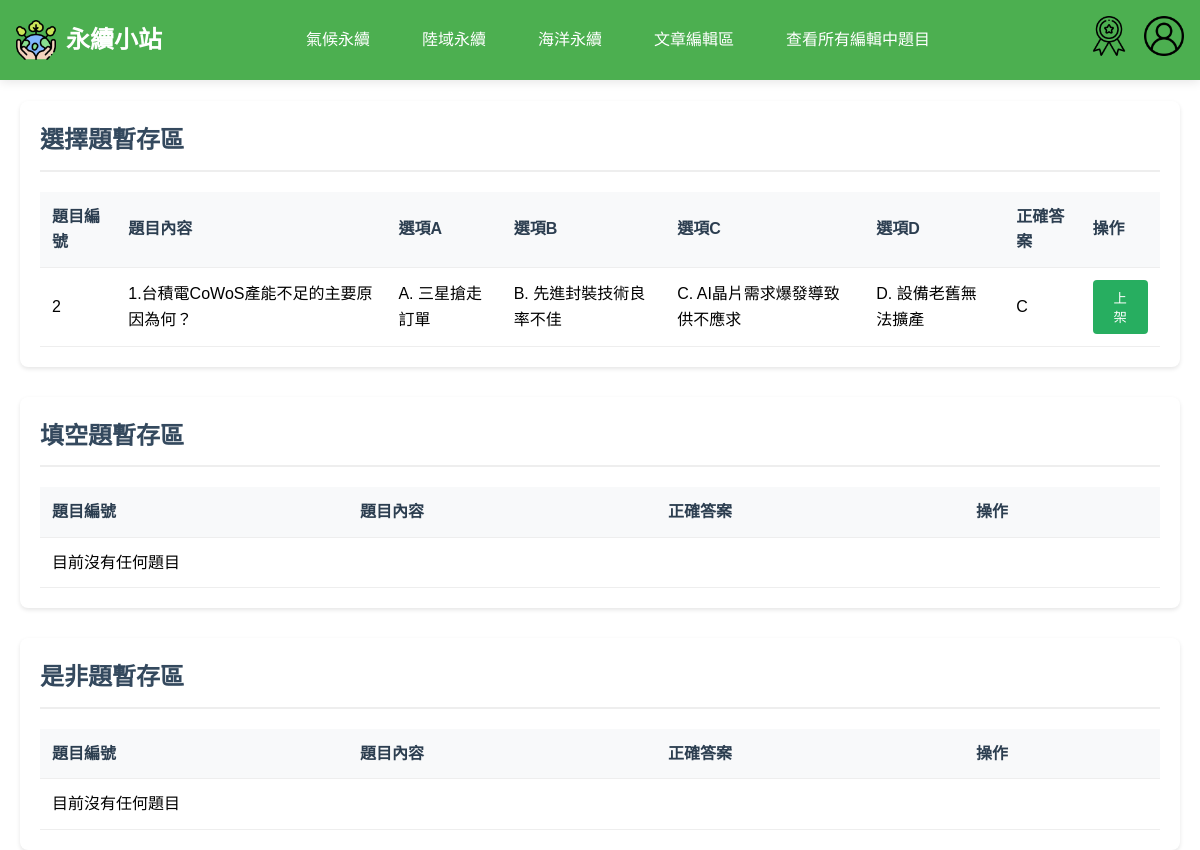
The page /php/admin.php (signed in) on the database its author committed.
### tables this page shows
CREATE TABLE `choicequizstagingarea` (
  `QuestionID` int(11) NOT NULL,
  `UserID` int(11) NOT NULL COMMENT 'FK to User',
  `ArticleID` int(11) DEFAULT NULL COMMENT 'FK to Article',
  `QuestionText` text NOT NULL COMMENT '問題文字',
  `OptionA` varchar(100) NOT NULL COMMENT '選項A',
  `OptionB` varchar(100) NOT NULL COMMENT '選項B',
  `OptionC` varchar(100) NOT NULL COMMENT '選項C',
  `OptionD` varchar(100) NOT NULL COMMENT '選項D',
  `CorrectAnswer` char(1) NOT NULL COMMENT '正確答案 (A/B/C/D)'
);

### php/admin.php (the view, shortened to what this page needs)
<!DOCTYPE html>
<html lang="zh-TW">
<head>
    <link rel="stylesheet" href="../css/index.css">
    <link rel="stylesheet" href="../css/nav.css">
    <link rel="stylesheet" href="../css/admin.css">
</head>
<body>
    <header>
        <?php include "nav.php"; ?>
    </header>
    <div class="admin-container">
        <h1>題目管理系統</h1>
        <section class="quiz-section">
            <h2>選擇題暫存區</h2>
            <table class="quiz-table">
                <thead>
                    <tr>
                        <th>題目編號</th>
                        <th>題目內容</th>
                        <th>選項A</th>
                        <th>選項B</th>
                        <th>選項C</th>
                        <th>選項D</th>
                        <th>正確答案</th>
                        <th>操作</th>
                    </tr>
                </thead>
                <tbody>
                    <?php
                    include 'db_connect.php';
                    if ($conn) {
                        $sql = "SELECT * FROM choicequizstagingarea";
                        $result = $conn->query($sql);
                        if ($result && $result->num_rows > 0) {
                            while ($row = $result->fetch_assoc()) {
                                echo "<tr>";
                                echo "<td>" . htmlspecialchars($row['QuestionID']) . "</td>";
                                echo "<td>" . htmlspecialchars($row['QuestionText']) . "</td>";
                                echo "<td>" . htmlspecialchars($row['OptionA']) . "</td>";
                                echo "<td>" . htmlspecialchars($row['OptionB']) . "</td>";
                                echo "<td>" . htmlspecialchars($row['OptionC']) . "</td>";
                                echo "<td>" . htmlspecialchars($row['OptionD']) . "</td>";
                                echo "<td>" . htmlspecialchars($row['CorrectAnswer']) . "</td>";
                                echo "<td><button class='publish-btn' onclick=\"publishQuestion('choice', " . $row['QuestionID'] . ")\">上架</button></td>";
                                echo "</tr>";
                            }
                        } else {
                            echo "<tr><td colspan='8'>目前沒有任何題目</td></tr>";
                        }
                    } else {
                        echo "<tr><td colspan='8'>資料庫連線失敗</td></tr>";
                    }
                    ?>
                </tbody>
            </table>
        </section>
        <section class="quiz-section">
            <h2>填空題暫存區</h2>
            <table class="quiz-table">
                <thead>
                    <tr>
                        <th>題目編號</th>
                        <th>題目內容</th>
                        <th>正確答案</th>
                        <th>操作</th>
                    </tr>
                </thead>
                <tbody>
                    <?php
                    if ($conn) {
                        $sql = "SELECT * FROM fillquizstagingarea";
                        $result = $conn->query($sql);
                        if ($result && $result->num_rows > 0) {
                            while ($row = $result->fetch_assoc()) {
                                echo "<tr>";
                                echo "<td>" . htmlspecialchars($row['QuestionID']) . "</td>";
                                echo "<td>" . htmlspecialchars($row['QuestionText']) . "</td>";
                                echo "<td>" . htmlspecialchars($row['CorrectAnswer']) . "</td>";
                                echo "<td><button class='publish-btn' onclick=\"publishQuestion('fill', " . $row['QuestionID'] . ")\">上架</button></td>";
                                echo "</tr>";
                            }
                        } else {
                            echo "<tr><td colspan='4'>目前沒有任何題目</td></tr>";
                        }
                    }
                    ?>
                </tbody>
            </table>
        </section>
        <section class="quiz-section">
            <h2>是非題暫存區</h2>
            <table class="quiz-table">
                <thead>
                    <tr>
                        <th>題目編號</th>
                        <th>題目內容</th>
                        <th>正確答案</th>
                        <th>操作</th>
                    </tr>
                </thead>
                <tbody>
                    <?php
                    if ($conn) {
                        $sql = "SELECT * FROM tfquizstagingarea";
                        $result = $conn->query($sql);
                        if ($result && $result->num_rows > 0) {
                            while ($row = $result->fetch_assoc()) {
                                echo "<tr>";
                                echo "<td>" . htmlspecialchars($row['QuestionID']) . "</td>";
                                echo "<td>" . htmlspecialchars($row['QuestionText']) . "</td>";
                                echo "<td>" . ($row['CorrectAnswer'] == '1' ? '是' : '否') . "</td>";
                                echo "<td><button class='publish-btn' onclick=\"publishQuestion('tf', " . $row['QuestionID'] . ")\">上架</button></td>";
                                echo "</tr>";
                            }
                        } else {
                            echo "<tr><td colspan='4'>目前沒有任何題目</td></tr>";
                        }
                    }
                    ?>
                </tbody>
            </table>
        </section>
    </div>
</body>
</html>

### css/index.css (style rules this page uses)
* { margin: 0; padding: 0; box-sizing: border-box; }
body { font-family: Arial, sans-serif; line-height: 1.6; overflow-x: hidden; }

### css/nav.css (style rules this page uses)
body, html { margin: 0; padding: 0; height: 100%; }

### css/admin.css (style rules this page uses)
.admin-container { max-width: 1200px; margin: 20px auto; padding: 0 20px; }
.admin-container h1 { text-align: center; color: #2c3e50; margin-bottom: 30px; font-size: 2em; }
.quiz-section { background: white; border-radius: 8px; box-shadow: 0 2px 4px rgba(0,0,0,0.1); margin-bottom: 30px; padding: 20px; }
.quiz-section h2 { color: #34495e; margin-bottom: 20px; padding-bottom: 10px; border-bottom: 2px solid #eee; }
.quiz-table { width: 100%; border-collapse: collapse; margin-top: 10px; }
.quiz-table th, .quiz-table td { padding: 12px; text-align: left; border-bottom: 1px solid #eee; }
.quiz-table th { background-color: #f8f9fa; font-weight: 600; color: #2c3e50; }
.publish-btn { background-color: #27ae60; color: white; border: none; padding: 8px 16px; border-radius: 4px; cursor: pointer; transition: background-color 0.3s; }

### rows shown on the page
choicequizstagingarea: QuestionID "2", QuestionText "1.台積電CoWoS產能不足的主要原因為何？", OptionA "A. 三星搶走訂單", OptionB "B. 先進封裝技術良率不佳", OptionC "C. AI晶片需求爆發導致供不應求", OptionD "D. 設備老舊無法擴產", CorrectAnswer "C"
